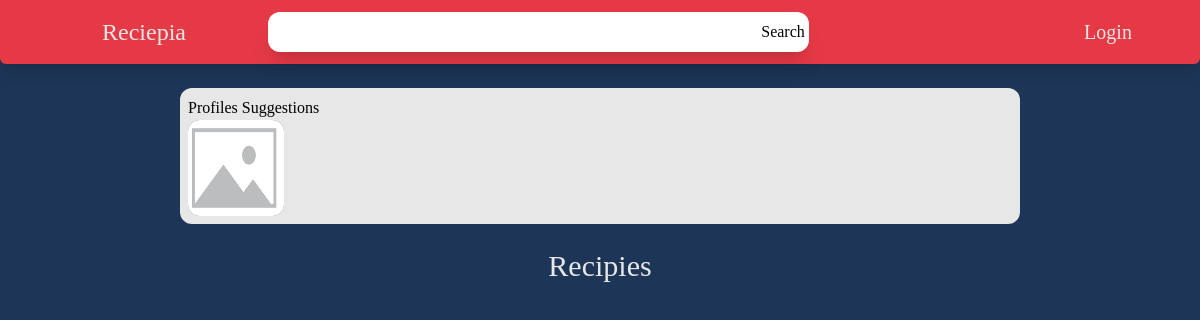
The app's page /home, older data.
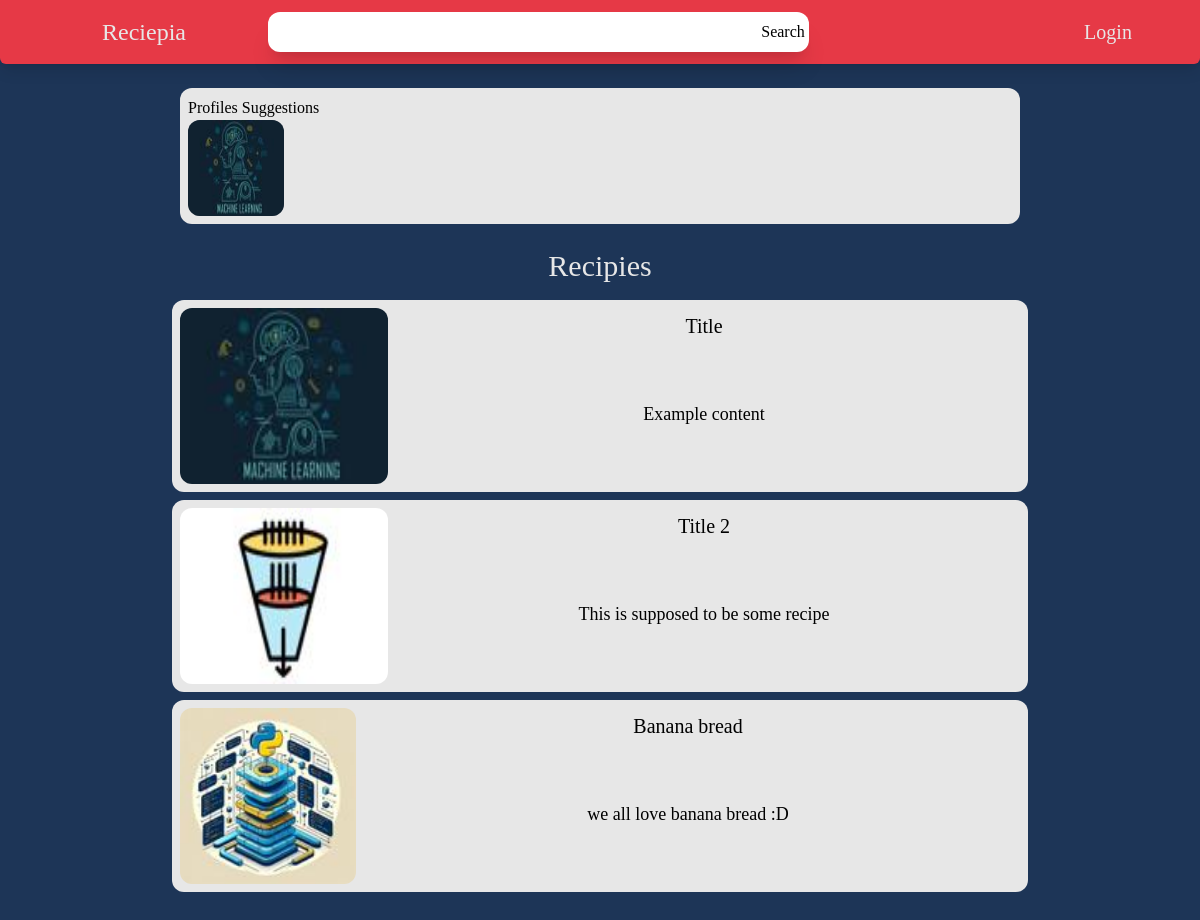
The same page, newer data.
### Backend/models.py (models this page shows, shortened)
class User(db.Model, UserMixin):
    id = db.Column(db.Integer, primary_key=True)
    username = db.Column(db.String(20), unique=True, nullable=False)
    bio = db.Column(db.String(500),unique=False, nullable=True)
    email = db.Column(db.String(20), unique=True, nullable=False)
    image_file = db.Column(db.String(20), nullable=False, default='images.png')
    password = db.Column(db.String(60), nullable=False)
    posts = db.relationship('Post', backref='author', lazy=True)  # Changed 'post' to 'posts'

class Post(db.Model):
    id = db.Column(db.Integer, primary_key=True)
    title = db.Column(db.String(100), nullable=False)
    content = db.Column(db.Text, nullable=False)
    image_post = db.Column(db.String(20), nullable=False, default='images.png')
    user_id = db.Column(db.Integer, db.ForeignKey('user.id'), nullable=False)

### Backend/routes.py (the view)
@app.route("/home", methods=['GET', 'POST'])
def home():
    search = Search()
    result_ids = request.args.getlist('result_ids', type=int)
    results = Post.query.filter(Post.id.in_(result_ids)).all() if result_ids else None
    all_posts = Post.query.all()
    all_users = User.query.order_by(User.id).all()
    sample_size = min(len(all_users), 8)
    random_users = sample(all_users, sample_size)
    return render_template('main_page.html', posts = all_posts, users = random_users, search=search, results=results)

### Backend/forms.py
class Search(FlaskForm):
    title = StringField('title', validators=[DataRequired()])
    submit = SubmitField('Search')

### Backend/routes.py (called while the page is built)
@app.context_processor
def base():
    search = Search()
    return dict(search = search)

### Frontend/templates/main_page.html (shortened to what this page needs)
<!DOCTYPE html>
<html lang="en">
<head>
    <link rel="stylesheet" href="{{ url_for('static', filename='css/style.css') }}">
</head>
<body class="bg-french-dark-blue w-full h-full grid font-sherif">
    <nav id="top" class="bg-french-red w-full h-16 shadow-lg rounded-b-md flex sticky font-serif">
        <div id="title" class="hidden sm:block md:w-56 md:text-2xl sm:text-lg md:mt-1 h-full w-1/5 ml-8 p-1 text-center flex-0">
            <h1 class="mt-2 text-french-white">
                <a href="#top">Reciepia</a>
            </h1>
        </div>
        <div id="search" class="h-full flex-grow text-center justify-center p-3 items-center">
            <form method="POST" action="/search">
                <div class="bg-white flex w-4/5 h-auto rounded-xl p-1 shadow-xl">
                    {{ search.title(class="w-full h-8 p-2 rounded-2xl text-lg border-white") }}
                    {{ search.submit() }}
                </div>
            </form>
        </div>
        <div id="buttons" class=" flex mr-1 w-1/5 justify-end gap-1">
            {% if  current_user.is_authenticated%}
                <div class="flex w-auto gap-5">
                    <button id="Login" class="hidden md:block rounded-xl h-full w-full md:mr-12 hover:bg-red-500 p-2 active:bg-red-700">
                        <a href="{{ url_for('Prof_per') }}" class="text-xl text-french-white">
                            Profile
                        </a>
                    </button>
                    <button id="Login" class="hidden md:block rounded-xl h-full w-full md:mr-12 hover:bg-red-500 p-2 active:bg-red-700">
                        <a href="{{ url_for('Logout') }}" class="text-xl text-french-white">
                            Logout
                        </a>
                    </button>
                </div>
            {% else %}
                <button id="Login" class="hidden md:block rounded-xl h-full w-1/3 md:mr-12 hover:bg-red-500 active:bg-red-700">
                        <a href="{{ url_for('Login') }}" class="text-xl text-french-white">
                            Login
                        </a>
                </button>
            {% endif %}
        </div>
    </nav>
    <main class="md:justify-center w-full h-auto grid mt-4 rounded-xl gap-4">
        <form id="profiles" name="profiles" class="w-full h-full p-2 m-0">
            <div id="profiles" class="w-full h-auto flex-row gap-4 p-2 bg-french-white rounded-xl">
                <h2 class=" font-serif">Profiles Suggestions</h2>
                <div id="profiles_hrefs" class="w-full h-auto grid grid-cols-5 md:grid-cols-8 md:gap-2">
                    {% for user in users %}
                        {% if loop.index <= 7 %}
                            <form method='POST' action='/user'>
                                <button type="submit" class="md:block hidden w-24 h-24 rounded-xl">
                                    <img src={{ url_for('static', filename='imgs/'+user.image_file) }} alt="" class="w-full h-full rounded-xl bg-gray-500">
                                </button>
                            </form>
                        {% endif %}
                    {% endfor %}
                </div>
            </div>
        </form>
        <div id="recipies" class=" grid w-full h-auto rounded-xl gap-2 text-center pb-8">
            <legend class="text-3xl mb-2 text-french-white font-serif"> Recipies </legend>
                {% for post in posts %}
                    <form method="POST" action="/post">
                        <button class="w-full h-48">
                            <a href={{url_for('rec')}}>
                                <div class="w-full md:h-48 h-40 p-2 bg-french-white rounded-xl flex ">
                                    <img class="md:w-52 w-1/3 md:h-full h-36 rounded-xl" src={{ url_for('static', filename='imgs/'+post.image_post) }}>
                                    <table class="w-full">
                                        <tr class="h-1/5 w-full p-5">
                                            <td class="text-xl font-serif">
                                                <h1>{{ post.title }}</h1>
                                            </td>
                                        </tr>
                                        <tr class="h-4/5 w-full">
                                            <td class="text-lg font-serif p-5 break-words">
                                                {{ post.content }}
                                            </td>
                                        </tr>
                                    </table>
                                </div>
                            </a>
                        </button>
                    </form>
                {% endfor %}
        </div>
    </main>
</body>
</html>

Row changes from the older to the newer data that the page shows:
changed User: image_file: a different picture
added Post: image_post (picture), title "Title", content "Example content"
added Post: image_post (picture), title "Title 2", content "This is supposed to be some recipe"
added Post: image_post (picture), title "Banana bread", content "we all love banana bread :D"
